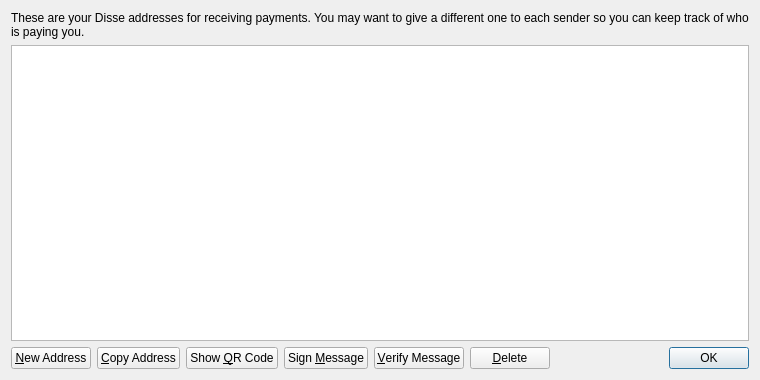
<?xml version="1.0" encoding="UTF-8"?>
<ui version="4.0">
 <class>AddressBookPage</class>
 <widget class="QWidget" name="AddressBookPage">
  <property name="geometry">
   <rect>
    <x>0</x>
    <y>0</y>
    <width>760</width>
    <height>380</height>
   </rect>
  </property>
  <property name="windowTitle">
   <string>Address Book</string>
  </property>
  <layout class="QVBoxLayout" name="verticalLayout">
   <item>
    <widget class="QLabel" name="labelExplanation">
     <property name="text">
      <string>These are your Disse addresses for receiving payments. You may want to give a different one to each sender so you can keep track of who is paying you.</string>
     </property>
     <property name="textFormat">
      <enum>Qt::PlainText</enum>
     </property>
     <property name="wordWrap">
      <bool>true</bool>
     </property>
    </widget>
   </item>
   <item>
    <widget class="QTableView" name="tableView">
     <property name="contextMenuPolicy">
      <enum>Qt::CustomContextMenu</enum>
     </property>
     <property name="toolTip">
      <string>Double-click to edit address or label</string>
     </property>
     <property name="tabKeyNavigation">
      <bool>false</bool>
     </property>
     <property name="selectionMode">
      <enum>QAbstractItemView::SingleSelection</enum>
     </property>
     <property name="selectionBehavior">
      <enum>QAbstractItemView::SelectRows</enum>
     </property>
     <property name="sortingEnabled">
      <bool>true</bool>
     </property>
     <attribute name="verticalHeaderVisible">
      <bool>false</bool>
     </attribute>
    </widget>
   </item>
   <item>
    <layout class="QHBoxLayout" name="horizontalLayout">
     <item>
      <widget class="QPushButton" name="newAddressButton">
       <property name="toolTip">
        <string>Create a new address</string>
       </property>
       <property name="text">
        <string>&amp;New Address</string>
       </property>
      </widget>
     </item>
     <item>
      <widget class="QPushButton" name="copyToClipboard">
       <property name="toolTip">
        <string>Copy the currently selected address to the system clipboard</string>
       </property>
       <property name="text">
        <string>&amp;Copy Address</string>
       </property>
      </widget>
     </item>
     <item>
      <widget class="QPushButton" name="showQRCode">
       <property name="text">
        <string>Show &amp;QR Code</string>
       </property>
      </widget>
     </item>
     <item>
      <widget class="QPushButton" name="signMessage">
       <property name="toolTip">
        <string>Sign a message to prove you own a Disse address</string>
       </property>
       <property name="text">
        <string>Sign &amp;Message</string>
       </property>
      </widget>
     </item>
     <item>
      <widget class="QPushButton" name="verifyMessage">
       <property name="toolTip">
        <string>Verify a message to ensure it was signed with a specified Disse address</string>
       </property>
       <property name="text">
        <string>&amp;Verify Message</string>
       </property>
      </widget>
     </item>
     <item>
      <widget class="QPushButton" name="deleteButton">
       <property name="toolTip">
        <string>Delete the currently selected address from the list</string>
       </property>
       <property name="text">
        <string>&amp;Delete</string>
       </property>
      </widget>
     </item>
     <item>
      <spacer name="horizontalSpacer">
       <property name="orientation">
        <enum>Qt::Horizontal</enum>
       </property>
       <property name="sizeHint" stdset="0">
        <size>
         <width>40</width>
         <height>20</height>
        </size>
       </property>
      </spacer>
     </item>
     <item>
      <widget class="QDialogButtonBox" name="buttonBox">
       <property name="sizePolicy">
        <sizepolicy hsizetype="Maximum" vsizetype="Fixed">
         <horstretch>0</horstretch>
         <verstretch>0</verstretch>
        </sizepolicy>
       </property>
       <property name="standardButtons">
        <set>QDialogButtonBox::Ok</set>
       </property>
      </widget>
     </item>
    </layout>
   </item>
  </layout>
 </widget>
 <resources>
  <include location="../bitcoin.qrc"/>
 </resources>
 <connections/>
</ui>
